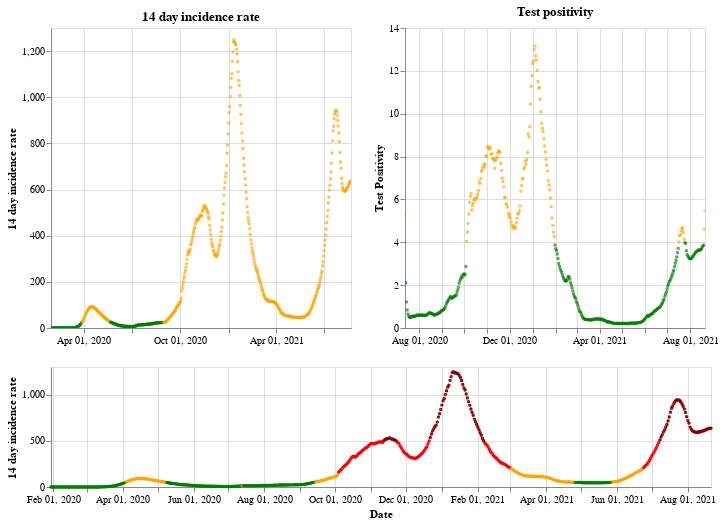

Notebook code for this chart:
### Markdown cell above
## England

### Code cell
plot_traffic_light('England')

### Figure 1 — Vega-Lite specification as saved in the notebook (floating-point values rounded to 4 significant figures; data arrays with more than 128 entries replaced by an {"elided": "..."} marker saying what was removed)
{"config": {"view": {"continuousWidth": 400, "continuousHeight": 300}}, "vconcat": [{"hconcat": [{"mark": {"type": "point", "size": 2}, "encoding": {"color": {"condition": {"value": "green", "test": "(datum.twoWeeklyCasesRate <= 25)"}, "value": "orange"}, "tooltip": [{"type": "nominal", "field": "areaName"}, {"type": "temporal", "field": "date"}, {"type": "quantitative", "field": "twoWeeklyCasesRate"}, {"type": "quantitative", "field": "testPositivity"}], "x": {"type": "temporal", "axis": {"title": ""}, "field": "date", "scale": {"domain": {"selection": "DateBrush"}}, "timeUnit": "yearmonthdate"}, "y": {"type": "quantitative", "axis": {"title": "14 day incidence rate"}, "field": "twoWeeklyCasesRate"}}, "title": "14 day incidence rate", "width": 300}, {"mark": {"type": "point", "size": 2}, "encoding": {"color": {"condition": {"value": "green", "test": "(datum.testPositivity <= 4)"}, "value": "orange"}, "tooltip": [{"type": "nominal", "field": "areaName"}, {"type": "temporal", "field": "date"}, {"type": "quantitative", "field": "twoWeeklyCasesRate"}, {"type": "quantitative", "field": "testPositivity"}], "x": {"type": "temporal", "axis": {"title": ""}, "field": "date", "scale": {"domain": {"selection": "DateBrush"}}, "timeUnit": "yearmonthdate"}, "y": {"type": "quantitative", "axis": {"title": "Test Positivity"}, "field": "testPositivity"}}, "title": "Test positivity", "width": 300}]}, {"layer": [{"mark": {"type": "point", "size": 2}, "encoding": {"color": {"condition": {"value": "orange", "test": "(((datum.testPositivity < 4) && (datum.twoWeeklyCasesRate >= 50)) && (datum.twoWeeklyCasesRate < 200))"}, "value": "red"}, "opacity": {"condition": {"value": 1, "test": "((datum.twoWeeklyCasesRate >= 50) && (datum.twoWeeklyCasesRate < 500))"}, "value": 0}, "tooltip": [{"type": "nominal", "field": "areaName"}, {"type": "temporal", "field": "date"}, {"type": "quantitative", "field": "twoWeeklyCasesRate"}, {"type": "quantitative", "field": "testPositivity"}], "x": {"type": "temporal", "axis": {"title": "Date"}, "field": "date", "timeUnit": "yearmonthdate"}, "y": {"type": "quantitative", "axis": {"title": "14 day incidence rate"}, "field": "twoWeeklyCasesRate"}}, "selection": {"DateBrush": {"type": "interval", "encodings": ["x"], "fields": ["Time"]}}}, {"mark": {"type": "point", "size": 2}, "encoding": {"color": {"value": "darkred"}, "opacity": {"condition": {"value": 1, "test": "(datum.twoWeeklyCasesRate >= 500)"}, "value": 0}, "tooltip": [{"type": "nominal", "field": "areaName"}, {"type": "temporal", "field": "date"}, {"type": "quantitative", "field": "twoWeeklyCasesRate"}, {"type": "quantitative", "field": "testPositivity"}], "x": {"type": "temporal", "axis": {"title": "Date"}, "field": "date", "timeUnit": "yearmonthdate"}, "y": {"type": "quantitative", "axis": {"title": "14 day incidence rate"}, "field": "twoWeeklyCasesRate"}}}, {"mark": {"type": "point", "size": 2}, "encoding": {"color": {"condition": {"value": "green", "test": "((datum.testPositivity < 4) && (datum.twoWeeklyCasesRate < 50))"}, "value": "orange"}, "opacity": {"condition": {"value": 1, "test": "(datum.twoWeeklyCasesRate < 50)"}, "value": 0}, "tooltip": [{"type": "nominal", "field": "areaName"}, {"type": "temporal", "field": "date"}, {"type": "quantitative", "field": "twoWeeklyCasesRate"}, {"type": "quantitative", "field": "testPositivity"}], "x": {"type": "temporal", "axis": {"title": "Date"}, "field": "date", "timeUnit": "yearmonthdate"}, "y": {"type": "quantitative", "axis": {"title": "14 day incidence rate"}, "field": "twoWeeklyCasesRate"}}}], "height": 120, "width": 660}], "data": {"name": "data-8f5f273c76d970d3ff87009456047667"}, "$schema": "https://vega.github.io/schema/vega-lite/v4.8.1.json", "datasets": {"data-8f5f273c76d970d3ff87009456047667": {"elided": "570 records"}}}
